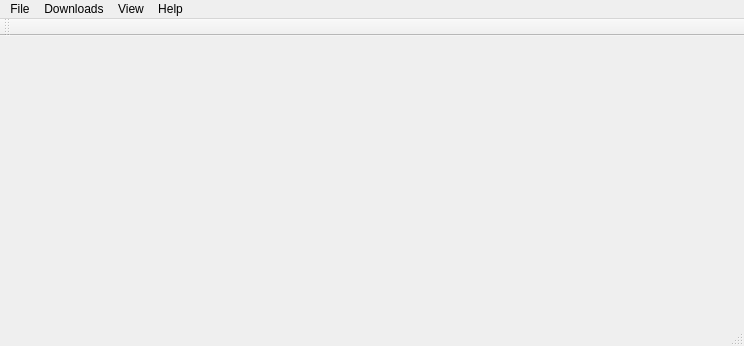
<?xml version="1.0" encoding="UTF-8"?>
<ui version="4.0">
 <class>MainWindow</class>
 <widget class="QMainWindow" name="MainWindow">
  <property name="geometry">
   <rect>
    <x>0</x>
    <y>0</y>
    <width>744</width>
    <height>346</height>
   </rect>
  </property>
  <property name="windowTitle">
   <string>MainWindow</string>
  </property>
  <widget class="QWidget" name="centralWidget"/>
  <widget class="QMenuBar" name="menuBar">
   <property name="geometry">
    <rect>
     <x>0</x>
     <y>0</y>
     <width>744</width>
     <height>19</height>
    </rect>
   </property>
   <widget class="QMenu" name="menuFile">
    <property name="title">
     <string>File</string>
    </property>
    <addaction name="actionAdd"/>
    <addaction name="actionRemoe"/>
    <addaction name="separator"/>
    <addaction name="actionExit"/>
   </widget>
   <widget class="QMenu" name="menuDownlaods">
    <property name="title">
     <string>Downloads</string>
    </property>
    <addaction name="actionPause_All_2"/>
    <addaction name="actionStop_All_2"/>
   </widget>
   <widget class="QMenu" name="menuView">
    <property name="title">
     <string>View</string>
    </property>
    <addaction name="actionPause_All"/>
    <addaction name="actionStop_All"/>
    <addaction name="separator"/>
   </widget>
   <widget class="QMenu" name="menuHelp">
    <property name="title">
     <string>Help</string>
    </property>
    <addaction name="actionAbout_SDM"/>
   </widget>
   <addaction name="menuFile"/>
   <addaction name="menuDownlaods"/>
   <addaction name="menuView"/>
   <addaction name="menuHelp"/>
  </widget>
  <widget class="QToolBar" name="mainToolBar">
   <attribute name="toolBarArea">
    <enum>TopToolBarArea</enum>
   </attribute>
   <attribute name="toolBarBreak">
    <bool>false</bool>
   </attribute>
  </widget>
  <widget class="QStatusBar" name="statusBar"/>
  <action name="actionAbout_SDM">
   <property name="text">
    <string>About SDM</string>
   </property>
  </action>
  <action name="actionPause_All">
   <property name="text">
    <string>Pause All</string>
   </property>
  </action>
  <action name="actionStop_All">
   <property name="text">
    <string>Stop All</string>
   </property>
  </action>
  <action name="actionAdd">
   <property name="text">
    <string>Add</string>
   </property>
  </action>
  <action name="actionRemoe">
   <property name="text">
    <string>Remove</string>
   </property>
  </action>
  <action name="actionExit">
   <property name="text">
    <string>Exit</string>
   </property>
  </action>
  <action name="actionPause_All_2">
   <property name="text">
    <string>Pause All</string>
   </property>
  </action>
  <action name="actionStop_All_2">
   <property name="text">
    <string>Stop All</string>
   </property>
  </action>
 </widget>
 <layoutdefault spacing="6" margin="11"/>
 <resources/>
 <connections/>
</ui>
